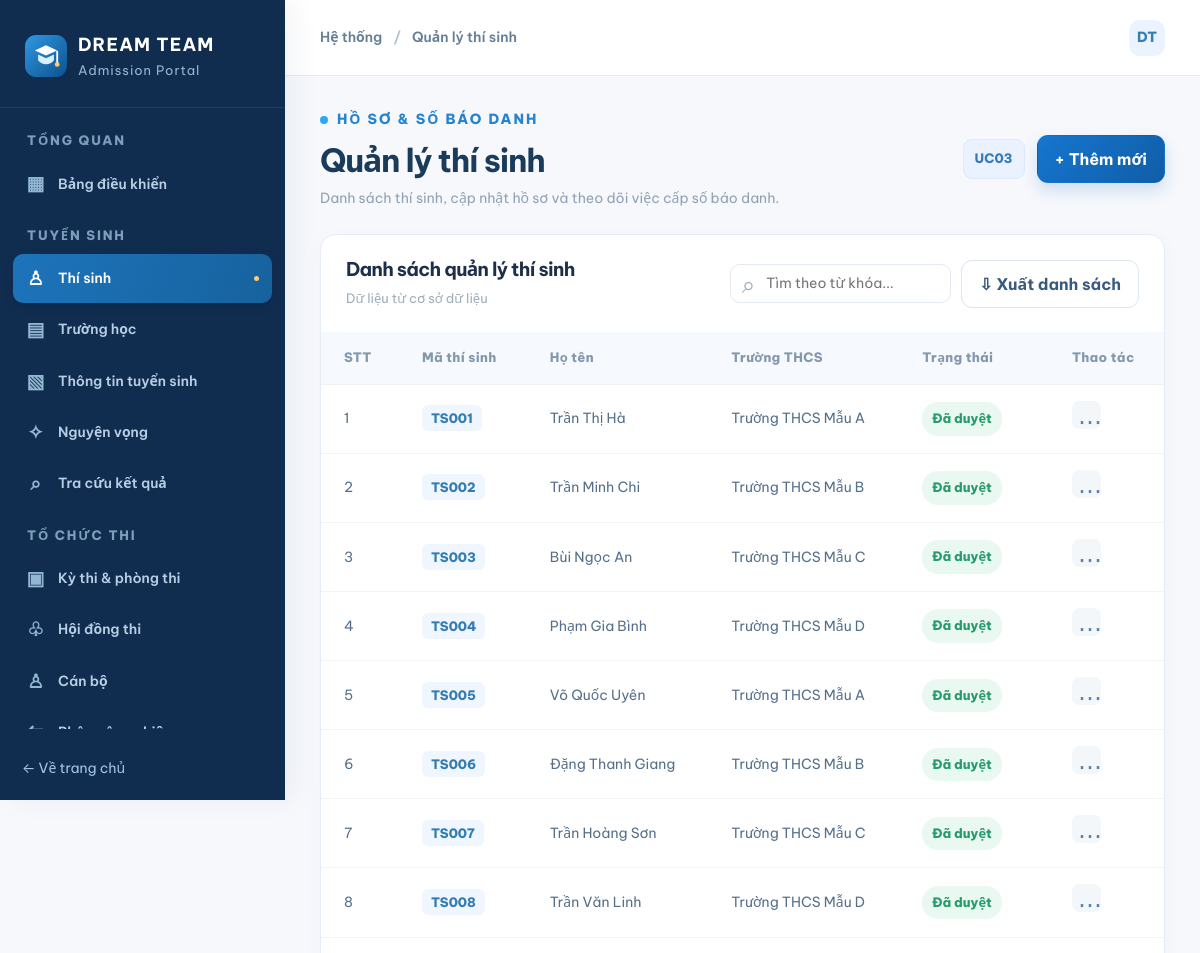
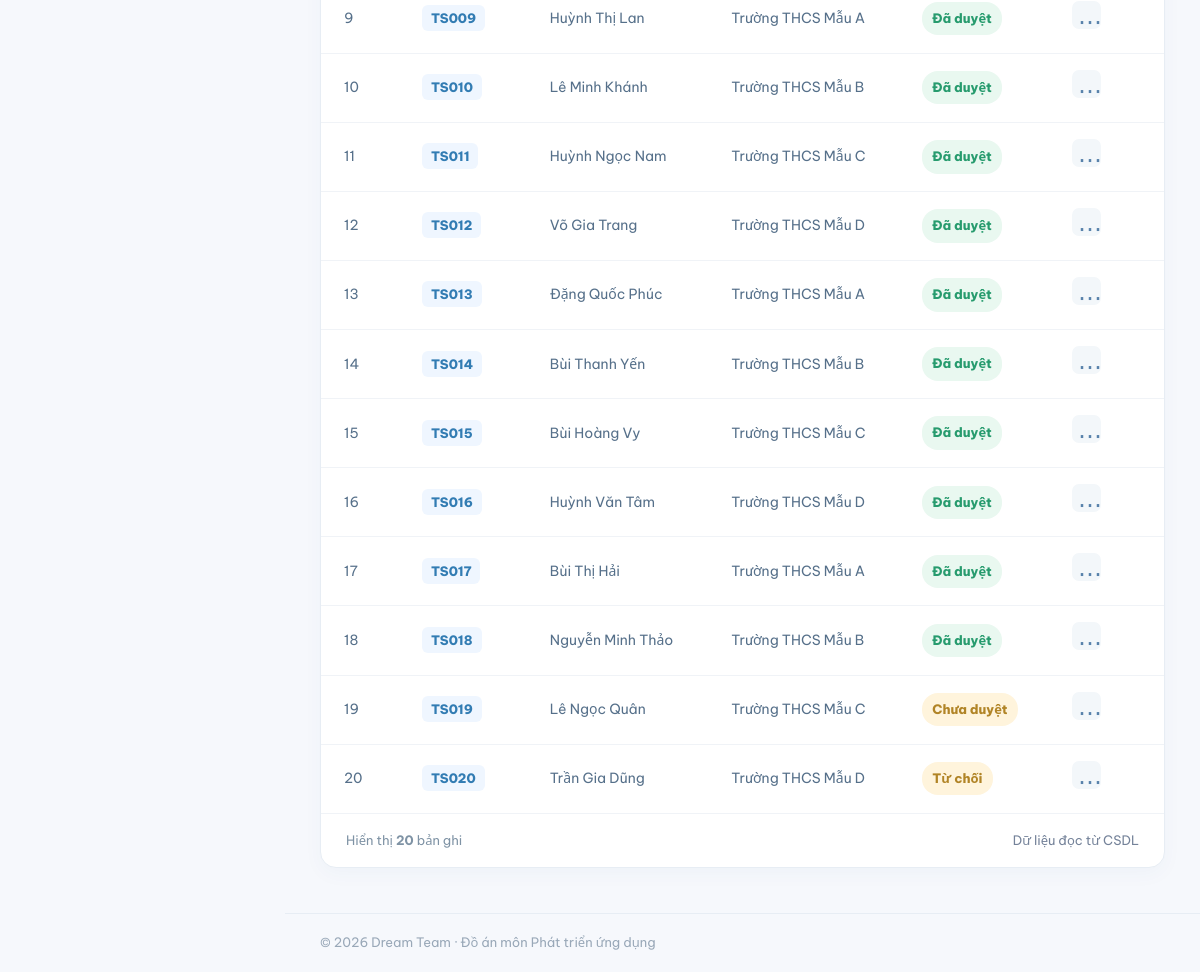
The app's page /candidates/index.php with its own data (2 pictures, top to bottom).
### tables this page shows
CREATE TABLE ThiSinh (
  maThiSinh VARCHAR(20) NOT NULL,
  maHoSo VARCHAR(20) NOT NULL,
  hoTen VARCHAR(100) NOT NULL,
  ngaySinh DATE NOT NULL,
  soBaoDanh VARCHAR(20) NULL,
  dieuKienDuThi TINYINT(1) NOT NULL DEFAULT 0,
  trangThaiDangKyDuThi VARCHAR(50) NOT NULL DEFAULT 'Chưa duyệt',
  maTruongTHCS VARCHAR(20) NOT NULL,
  PRIMARY KEY (maThiSinh),
  UNIQUE KEY uq_thisinh_mahoso (maHoSo),
  UNIQUE KEY uq_thisinh_sbd (soBaoDanh),
  CONSTRAINT ck_thisinh_trangthai CHECK (trangThaiDangKyDuThi IN ('Chưa duyệt','Đã duyệt','Từ chối')),
  CONSTRAINT fk_thisinh_thcs FOREIGN KEY (maTruongTHCS) REFERENCES TruongTHCS(maTruongTHCS)
);

CREATE TABLE TruongTHCS (
  maTruongTHCS VARCHAR(20) NOT NULL,
  tenTruongTHCS VARCHAR(100) NOT NULL,
  diaChi VARCHAR(255) NULL,
  quanHuyen VARCHAR(100) NULL,
  maKhuVuc VARCHAR(20) NOT NULL,
  PRIMARY KEY (maTruongTHCS),
  CONSTRAINT fk_thcs_khuvuc FOREIGN KEY (maKhuVuc) REFERENCES KhuVuc(maKhuVuc)
);

### includes/functions.php (called while the page is built, shortened)
<?php
function app_config(): array {
    static $cfg = null;
    if ($cfg === null) {
        $cfg = require dirname(__DIR__) . '/config/app.php';
        date_default_timezone_set($cfg['timezone']);
    }
    return $cfg;
}
function e(mixed $str): string {
    return htmlspecialchars((string)$str, ENT_QUOTES | ENT_SUBSTITUTE, 'UTF-8');
}
function base_path(): string {
    $forced = app_config()['base_path'];
    $root = realpath(dirname(__DIR__));
    $docroot = realpath($_SERVER['DOCUMENT_ROOT'] ?? '');
    $r = strtolower(str_replace('\\','/',$root));
    $d = rtrim(strtolower(str_replace('\\','/',$docroot)),'/');
    if ($r === $d) return '';
    return '';
}
function url(string $path = ''): string {
    $prefix = rtrim(base_path(), '/');
    $clean = ltrim($path, '/');
    return $prefix . '/' . $clean;
}
function ui_lower(string $value): string {
    return function_exists('mb_strtolower') ? mb_strtolower($value, 'UTF-8') : strtolower($value);
}
function render_module(string $key): void {
    $modules = require __DIR__ . '/module_config.php';
    $module = $modules[$key];
    require_once dirname(__DIR__) . '/services/live_data.php';
    $kindNow = $module['kind'] ?? 'table';
    if ($kindNow === 'table') { $rows = live_rows($key); if ($rows !== null) { $module['rows'] = $rows; $live = true; } }
    elseif ($kindNow === 'dashboard' || $kindNow === 'stats') { $liveStats = live_stats(); $live = $liveStats !== null; }
    elseif ($kindNow === 'assignments') { $liveAssign = live_assignments(); $live = $liveAssign !== null; }
    $page_title = $module['title']; $layout = 'dashboard'; $active = $key;
    require __DIR__ . '/header.php';
    require __DIR__ . '/module_page.php';
    require __DIR__ . '/footer.php';
}

### candidates/index.php (called while the page is built, shortened)
<?php
require_once dirname(__DIR__) . '/includes/functions.php';
render_module('candidates');

### config/app.php (called while the page is built, shortened)
<?php
return [
    'name' => getenv('APP_NAME') ?: 'Tuyển sinh lớp 10 | Dream Team',
    'demo_mode' => filter_var(getenv('DEMO_MODE') ?: '1', FILTER_VALIDATE_BOOLEAN),
    'timezone' => 'Asia/Ho_Chi_Minh',
    'base_path' => getenv('APP_BASE_PATH') ?: null,
];

### config/database.php (called while the page is built, shortened)
<?php
function db(): PDO {
    static $pdo = null;
    if ($pdo instanceof PDO) return $pdo;
    $host = getenv('DB_HOST') ?: '127.0.0.1';
    $port = getenv('DB_PORT') ?: '3306';
    $name = getenv('DB_NAME') ?: 'dreamteam_tuyensinh10';
    $user = getenv('DB_USER') ?: 'root';
    $pass = getenv('DB_PASS') ?: '';
    $pdo = new PDO(
        "mysql:host={$host};port={$port};dbname={$name};charset=utf8mb4", $user, $pass,
        [PDO::ATTR_ERRMODE => PDO::ERRMODE_EXCEPTION, PDO::ATTR_DEFAULT_FETCH_MODE => PDO::FETCH_ASSOC,
         PDO::ATTR_EMULATE_PREPARES => false]
    );
    return $pdo;
}

### services/live_data.php (called while the page is built, shortened)
<?php
require_once dirname(__DIR__) . '/config/database.php';
function live_all(string $sql, array $params = []): array {
    $st = db()->prepare($sql); $st->execute($params);
    return $st->fetchAll(PDO::FETCH_NUM);
}
function live_available(): bool {
    static $ok = null;
    if ($ok === null) { try { db()->query('SELECT 1 FROM ThiSinh LIMIT 1'); $ok = true; } catch (Throwable $e) { $ok = false; } }
    return $ok;
}
function live_rows(string $key): ?array {
    if (!live_available()) return null;
    try { return live_all($q[$key]); } catch (Throwable $e) { error_log("live_rows($key): " . $e->getMessage()); return null; }
}

### includes/module_page.php (the view, shortened to what this page needs)
<?php
$kind = $module['kind'] ?? 'table';
$live = $live ?? false; $liveStats = $liveStats ?? null; $liveAssign = $liveAssign ?? null;
$dashMetrics = $liveStats
  ? [[sprintf('%02d',$liveStats['thiSinh']),'Hồ sơ thí sinh','Đợt '.$liveStats['nam'],'sky'],[sprintf('%02d',$liveStats['truong']),'Trường THPT tham gia','Danh mục trong CSDL','purple'],[sprintf('%02d',$liveStats['nvToiDa']),'Nguyện vọng tối đa','NV1 · NV2 · NV3','mint'],[sprintf('%02d',$liveStats['nguyenVong']),'Nguyện vọng đã lập','Tổng số nguyện vọng','orange']]
  : [['720','Hồ sơ dự kiến','↗ 12%','sky'],['07','Trường tham gia','Kỳ 2026–2027','purple'],['03','Nguyện vọng tối đa','NV1 · NV2 · NV3','mint'],['--','Nguyện vọng đã lập','Chưa kết nối CSDL','orange']];
?>
<div class="page-head"><div><div class="eyebrow"><span></span><?= e($module['eyebrow']) ?></div><h1><?= e($module['title']) ?></h1><p><?= e($module['desc']) ?></p></div><div class="page-head-actions"><span class="uc-tag"><?= e($module['uc']) ?></span><button class="btn btn-primary" type="button" data-demo-action>+ Thêm mới</button></div></div>
<?php if($kind === 'dashboard'): ?>
<div class="metric-grid">
 <?php foreach($dashMetrics as [$value,$label,$hint,$color]): ?>
 <div class="metric-card <?= e($color) ?>"><div class="metric-icon">✳</div><div class="metric-value"><?= e($value) ?></div><div class="metric-label"><?= e($label) ?></div><div class="metric-hint"><?= e($hint) ?></div></div>
 <?php endforeach; ?>
</div>
<?php if($liveStats): ?><div class="dash-panels"><div class="panel"><div class="panel-heading"><div><h2>Nguyện vọng 1 so với chỉ tiêu</h2><p>Số thí sinh đăng ký NV1 / chỉ tiêu từng trường THPT</p></div></div>
 <div class="bars"><?php foreach($liveStats['theoTruong'] as [$tn,$nv1,$ct]): $pc = $ct ? min(100,(int)round($nv1/$ct*100)) : 0; ?><div><span><?= e($tn) ?></span><div><i style="width:<?= $pc ?>%"></i></div><strong><?= (int)$nv1 ?>/<?= (int)$ct ?></strong></div><?php endforeach; ?></div>
 </div><?php else: ?><div class="dash-panels"><?php endif; ?><div class="panel"><div class="panel-heading"><div><h2>Truy cập nhanh</h2><p>Các chức năng chính của hệ thống</p></div></div>
 <div class="quick-links"><a href="<?= e(url('aspirations/')) ?>"><span class="quick-icon">✧</span><span>Đăng ký nguyện vọng<small>UC02 · Quốc Thiên</small></span>→</a><a href="<?= e(url('exam/')) ?>"><span class="quick-icon">▣</span><span>Phân phòng thi<small>UC07 · Thúy Vy</small></span>→</a><a href="<?= e(url('assignments/')) ?>"><span class="quick-icon">⇆</span><span>Phân công coi thi<small>UC11 · Trần Cẩm Vân</small></span>→</a><a href="<?= e(url('admission/')) ?>"><span class="quick-icon">◇</span><span>Xét tuyển nguyện vọng<small>UC17 · Khánh Duy</small></span>→</a></div>
 </div></div>
<?php else: ?>
<div class="panel table-panel"><div class="table-toolbar"><div class="table-title"><h2>Danh sách <?= e(ui_lower($module['title'])) ?></h2><p><?= $live ? 'Dữ liệu từ cơ sở dữ liệu' : 'Chưa kết nối cơ sở dữ liệu' ?></p></div><div class="toolbar-right"><label class="search-input"><span>⌕</span><input type="search" placeholder="Tìm theo từ khóa..." aria-label="Tìm trong bảng" data-table-search></label><button class="btn btn-outline" type="button" data-demo-action>⇩ Xuất danh sách</button></div></div><div class="table-scroll"><table class="data-table"><thead><tr><th>STT</th><?php foreach($module['columns'] as $column): ?><th><?= e($column) ?></th><?php endforeach; ?><th>Thao tác</th></tr></thead><tbody><?php if(!$module['rows']): ?><tr><td colspan="<?= count($module['columns'])+2 ?>" class="muted" style="text-align:center;padding:28px">Chưa có dữ liệu.</td></tr><?php endif; ?><?php foreach($module['rows'] as $i=>$row): ?><tr data-search-row><td class="muted"><?= $i+1 ?></td><?php foreach($row as $j=>$value): ?><td><?php if($j===0): ?><span class="code-tag"><?= e($value) ?></span><?php elseif($j===count($row)-1): ?><span class="status <?= (str_contains(ui_lower((string)$value),'đã')||str_contains(ui_lower((string)$value),'sẵn')||str_contains(ui_lower((string)$value),'đủ')) ? 'status-success' : 'status-pending' ?>"><?= e($value) ?></span><?php else: ?><?= e($value) ?><?php endif; ?></td><?php endforeach; ?><td><button class="icon-button" data-demo-action title="Xem chi tiết">⋯</button></td></tr><?php endforeach; ?></tbody></table></div><div class="table-bottom"><span>Hiển thị <strong><?= count($module['rows']) ?></strong> bản ghi<?= $live ? '' : '' ?></span><span class="muted"><?= $live ? 'Dữ liệu đọc từ CSDL' : 'Dữ liệu chưa liên kết CSDL' ?></span></div></div>
<?php endif; ?>

### includes/header.php (shortened to what this page needs)
<?php
require_once __DIR__ . '/functions.php';
$page_title = $page_title ?? 'Trang chủ';
$layout = $layout ?? 'public';
$active = $active ?? '';
$cfg = app_config();
?><!doctype html>
<html lang="vi">
<head>
  <link rel="stylesheet" href="<?= e(url('assets/css/style.css')) ?>">
</head>
<body class="<?= $layout === 'dashboard' ? 'dash-body' : 'public-body' ?>">
<?php if ($layout === 'dashboard'): ?>
<div class="dash-shell">
  <?php require __DIR__ . '/sidebar.php'; ?>
  <div class="dash-main">
    <header class="dash-topbar">
      <div class="dash-topbar-left"><button class="hamburger" aria-label="Mở menu" data-menu-toggle>☰</button><span class="breadcrumb">Hệ thống <span>/</span> <?= e($page_title) ?></span></div>
      <div class="dash-topbar-right"><a class="avatar" href="<?= e(url('auth/login.php')) ?>" title="Trở về đăng nhập">DT</a></div>
    </header>
    <main id="main" class="dash-content">
<?php endif; ?>

### includes/sidebar.php
<?php $nav_sections = [
  'TỔNG QUAN' => [ ['admin','Bảng điều khiển','▦'] ],
  'TUYỂN SINH' => [ ['candidates','Thí sinh','♙'],['schools','Trường học','▤'],['admission-info','Thông tin tuyển sinh','▧'],['aspirations','Nguyện vọng','✧'],['results','Tra cứu kết quả','⌕'] ],
  'TỔ CHỨC THI' => [ ['exam','Kỳ thi & phòng thi','▣'],['councils','Hội đồng thi','♧'],['staff','Cán bộ','♙'],['assignments','Phân công nhiệm vụ','⇆'],['papers','Bài thi & số phách','▥'],['grading','Chấm thi & điểm','✓'] ],
  'KẾT QUẢ' => [ ['appeals','Phúc khảo','↺'],['admission','Xét tuyển','◇'],['enrollment','Nhập học','☑'],['publication','Công bố kết quả','◉'],['statistics','Thống kê','▥'] ],
]; ?>
<aside class="sidebar" id="sidebar">
 <a class="sidebar-brand" href="<?= e(url('admin/')) ?>"><img src="<?= e(url('assets/images/logo.svg')) ?>" alt=""><span><strong>DREAM TEAM</strong><small>Admission Portal</small></span></a>
 <div class="sidebar-group-list">
 <?php foreach($nav_sections as $group => $items): ?>
  <section class="sidebar-section"><h2><?= e($group) ?></h2>
  <?php foreach($items as [$key,$label,$symbol]): ?>
   <a class="side-link<?= ($active ?? '') === $key ? ' is-active' : '' ?>" href="<?= e(url($key . '/')) ?>"><span class="side-symbol"><?= e($symbol) ?></span><span><?= e($label) ?></span><?= ($active ?? '') === $key ? '<span class="side-active-dot"></span>' : '' ?></a>
  <?php endforeach; ?>
  </section>
 <?php endforeach; ?>
 </div>
 <div class="sidebar-bottom"><a class="site-back" href="<?= e(url()) ?>">← Về trang chủ</a></div>
</aside>

### includes/footer.php (shortened to what this page needs)
<?php if (($layout ?? 'public') === 'dashboard'): ?>
    </main>
    <footer class="dash-footer">© 2026 Dream Team · Đồ án môn Phát triển ứng dụng</footer>
  </div>
</div>
<?php endif; ?>
</body></html>

### records on screen
thisinh: maThiSinh "TS001", hoTen "Trần Thị Hà", maTruongTHCS.tenTruongTHCS "Trường THCS Mẫu A", trangThaiDangKyDuThi "Đã duyệt"
thisinh: maThiSinh "TS002", hoTen "Trần Minh Chi", maTruongTHCS.tenTruongTHCS "Trường THCS Mẫu B", trangThaiDangKyDuThi "Đã duyệt"
thisinh: maThiSinh "TS003", hoTen "Bùi Ngọc An", maTruongTHCS.tenTruongTHCS "Trường THCS Mẫu C", trangThaiDangKyDuThi "Đã duyệt"
thisinh: maThiSinh "TS004", hoTen "Phạm Gia Bình", maTruongTHCS.tenTruongTHCS "Trường THCS Mẫu D", trangThaiDangKyDuThi "Đã duyệt"
thisinh: maThiSinh "TS005", hoTen "Võ Quốc Uyên", maTruongTHCS.tenTruongTHCS "Trường THCS Mẫu A", trangThaiDangKyDuThi "Đã duyệt"
thisinh: maThiSinh "TS006", hoTen "Đặng Thanh Giang", maTruongTHCS.tenTruongTHCS "Trường THCS Mẫu B", trangThaiDangKyDuThi "Đã duyệt"
thisinh: maThiSinh "TS007", hoTen "Trần Hoàng Sơn", maTruongTHCS.tenTruongTHCS "Trường THCS Mẫu C", trangThaiDangKyDuThi "Đã duyệt"
thisinh: maThiSinh "TS008", hoTen "Trần Văn Linh", maTruongTHCS.tenTruongTHCS "Trường THCS Mẫu D", trangThaiDangKyDuThi "Đã duyệt"
thisinh: maThiSinh "TS009", hoTen "Huỳnh Thị Lan", maTruongTHCS.tenTruongTHCS "Trường THCS Mẫu A", trangThaiDangKyDuThi "Đã duyệt"
thisinh: maThiSinh "TS010", hoTen "Lê Minh Khánh", maTruongTHCS.tenTruongTHCS "Trường THCS Mẫu B", trangThaiDangKyDuThi "Đã duyệt"
thisinh: maThiSinh "TS011", hoTen "Huỳnh Ngọc Nam", maTruongTHCS.tenTruongTHCS "Trường THCS Mẫu C", trangThaiDangKyDuThi "Đã duyệt"
thisinh: maThiSinh "TS012", hoTen "Võ Gia Trang", maTruongTHCS.tenTruongTHCS "Trường THCS Mẫu D", trangThaiDangKyDuThi "Đã duyệt"
thisinh: maThiSinh "TS013", hoTen "Đặng Quốc Phúc", maTruongTHCS.tenTruongTHCS "Trường THCS Mẫu A", trangThaiDangKyDuThi "Đã duyệt"
thisinh: maThiSinh "TS014", hoTen "Bùi Thanh Yến", maTruongTHCS.tenTruongTHCS "Trường THCS Mẫu B", trangThaiDangKyDuThi "Đã duyệt"
thisinh: maThiSinh "TS015", hoTen "Bùi Hoàng Vy", maTruongTHCS.tenTruongTHCS "Trường THCS Mẫu C", trangThaiDangKyDuThi "Đã duyệt"
thisinh: maThiSinh "TS016", hoTen "Huỳnh Văn Tâm", maTruongTHCS.tenTruongTHCS "Trường THCS Mẫu D", trangThaiDangKyDuThi "Đã duyệt"
thisinh: maThiSinh "TS017", hoTen "Bùi Thị Hải", maTruongTHCS.tenTruongTHCS "Trường THCS Mẫu A", trangThaiDangKyDuThi "Đã duyệt"
thisinh: maThiSinh "TS018", hoTen "Nguyễn Minh Thảo", maTruongTHCS.tenTruongTHCS "Trường THCS Mẫu B", trangThaiDangKyDuThi "Đã duyệt"
thisinh: maThiSinh "TS019", hoTen "Lê Ngọc Quân", maTruongTHCS.tenTruongTHCS "Trường THCS Mẫu C", trangThaiDangKyDuThi "Chưa duyệt"
thisinh: maThiSinh "TS020", hoTen "Trần Gia Dũng", maTruongTHCS.tenTruongTHCS "Trường THCS Mẫu D", trangThaiDangKyDuThi "Từ chối"

### other values on screen
$group "TỔNG QUAN"
$symbol "▦"
$label "Bảng điều khiển"
$group "TUYỂN SINH"
$symbol "♙"
$label "Thí sinh"
$symbol "▤"
$label "Trường học"
$symbol "▧"
$label "Thông tin tuyển sinh"
$symbol "✧"
$label "Nguyện vọng"
$symbol "⌕"
$label "Tra cứu kết quả"
$group "TỔ CHỨC THI"
